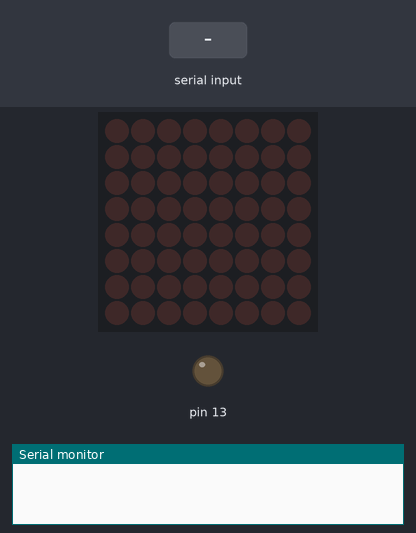
A sketch run on a simulated Arduino Uno, built with avr-gcc and run on an emulated ATmega328P. Shown: 8×8 LED matrix, output pins drawn as LEDs (lit = HIGH), the last lines printed to the serial monitor. The inputs (shaded band) are chosen by the test bench.

Above: at 1.2 s.
1.3 s: "A" received over Serial
At 1.6 s:
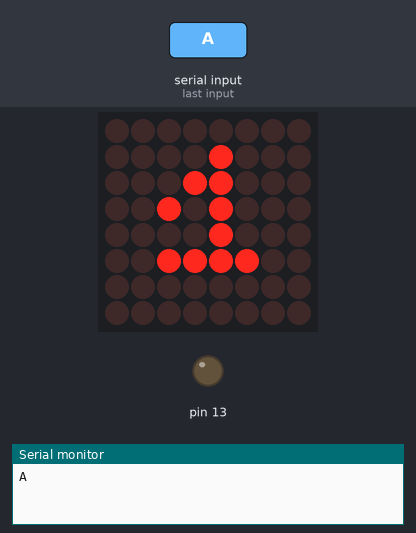
2.8 s: "B" received over Serial
At 3.9 s:
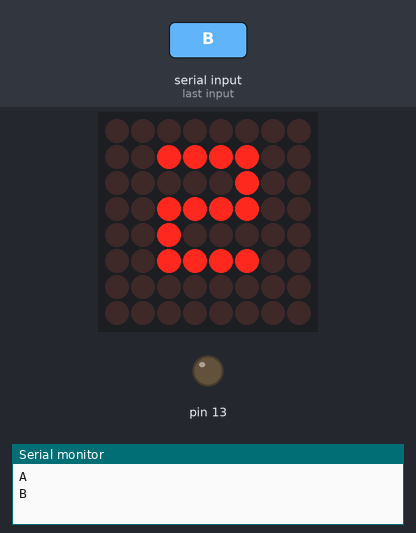
4.3 s: "C" received over Serial
At 5.0 s:
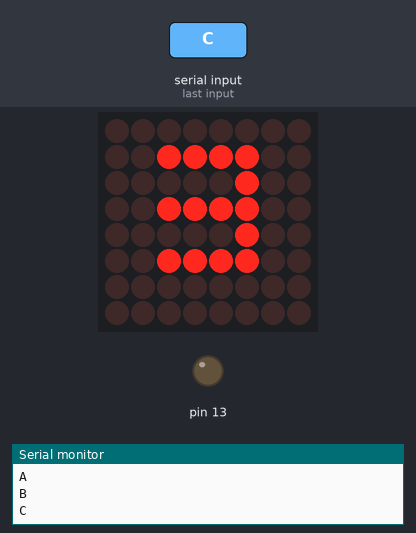
5.8 s: "D" received over Serial
At 6.2 s:
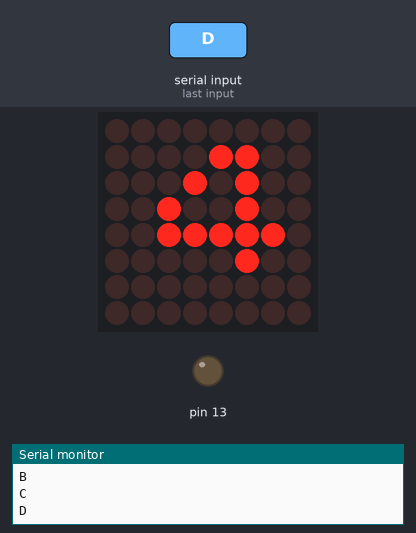
7.3 s: "E" received over Serial
At 8.5 s:
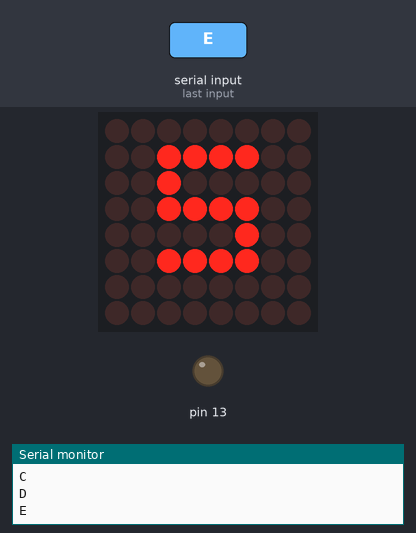
8.8 s: "F" received over Serial
At 9.7 s:
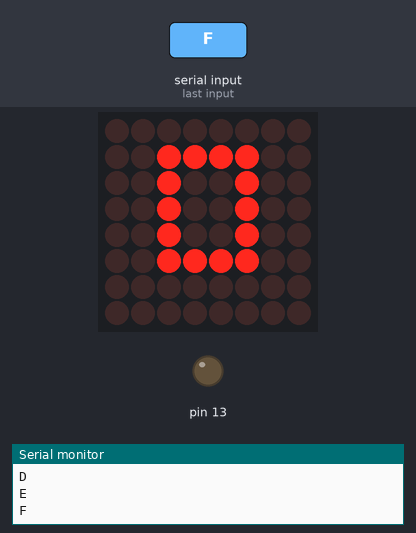
Timing chart, 0 to 11.3 s (numbered marks = the images above; inputs shaded):
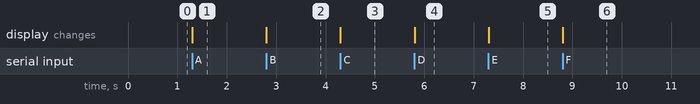

Measured:
- after the input at 1.3 s, the display: changes at once (image 1)
- after the input at 2.8 s, the display: changes at once (image 2)
- after the input at 4.3 s, the display: changes at once (image 3)
- after the input at 5.8 s, the display: changes at once (image 4)
- after the input at 7.3 s, the display: changes at once (image 5)
- after the input at 8.8 s, the display: changes at once (image 6)

The sketch:

numeros_inteligentes.ino
```cpp
// Incluye la biblioteca LedControl
#include "LedControl.h"

// Declara un objeto LedControl para trabajar con la matriz de LEDs
LedControl lc = LedControl(12, 11, 10, 1);

// Arreglos de números del 0 al 9 (longitud 8)
byte number0[8] = {
  B00000000,
  B00111100,
  B00100100,
  B00100100,
  B00100100,
  B00111100,
  B00000000,
  B00000000
};
byte number1[8] = {
  B00000000,
  B00001000,
  B00011000,
  B00101000,
  B00001000,
  B00111100,
  B00000000,
  B00000000
};

byte number2[8] = {
  B00000000,
  B00111100,
  B00000100,
  B00111100,
  B00100000,
  B00111100,
  B00000000,
  B00000000
};

byte number3[8] = {
  B00000000,
  B00111100,
  B00000100,
  B00111100,
  B00000100,
  B00111100,
  B00000000,
  B00000000
};

byte number4[8] = {
  B00000000,
  B00001100,
  B00010100,
  B00100100,
  B00111110,
  B00000100,
  B00000000,
  B00000000
};

byte number5[8] = {
  B00000000,
  B00111100,
  B00100000,
  B00111100,
  B00000100,
  B00111100,
  B00000000,
  B00000000
};

byte number6[8] = {
  B00000000,
  B00111100,
  B00100000,
  B00111100,
  B00100100,
  B00111100,
  B00000000,
  B00000000
};

byte number7[8] = {
  B00000000,
  B00111100,
  B00000100,
  B00001000,
  B00010000,
  B00010000,
  B00000000,
  B00000000
};

byte number8[8] = {
  B00000000,
  B00111100,
  B00100100,
  B00111100,
  B00100100,
  B00111100,
  B00000000,
  B00000000
};

byte number9[8] = {
  B00000000,
  B00111100,
  B00100100,
  B00111100,
  B00000100,
  B00111100,
  B00000000,
  B00000000
};

void setup() {
  pinMode(13, OUTPUT);
  digitalWrite(13, LOW);
  // Configuración inicial
  Serial.begin(9600);
  lc.shutdown(0, false);  // Despierta la matriz de LEDs
  lc.setIntensity(0, 8);  // Establece la intensidad de brillo
  lc.clearDisplay(0);     // Borra la pantalla
}

void showNumberOnMatrix(int number) {
  // Verifica si el número es válido (del 1 al 9)
  if (number >= 0 && number <= 9) {
    byte* numberArray = nullptr;

    // Asigna el arreglo correspondiente al número
    switch (number) {
      case 0:
        numberArray = number0;
        break;
      case 1:
        numberArray = number1;
        break;
      case 2:
        numberArray = number2;
        break;
      case 3:
        numberArray = number3;
        break;
      case 4:
        numberArray = number4;
        break;
      case 5:
        numberArray = number5;
        break;
      case 6:
        numberArray = number6;
        break;
      case 7:
        numberArray = number7;
        break;
      case 8:
        numberArray = number8;
        break;
      case 9:
        numberArray = number9;
        break;
    }

    // Muestra el número en la matriz de LEDs
    for (int i = 0; i < 8; i++) {
      lc.setRow(0, i, numberArray[i]);
      //delay(delaytime);
    }
  }
}

void loop() {
  // Lee los datos enviados desde Python a través del puerto serial
  if (Serial.available() > 0) {
    char number = Serial.read();
    if (number == 'A') {
      showNumberOnMatrix(1);
    }
    if (number == 'B') {

      showNumberOnMatrix(2);
    }
    if (number == 'C') {

      showNumberOnMatrix(3);
    }
    if (number == 'D') {

      showNumberOnMatrix(4);
    }
    if (number == 'E') {

      showNumberOnMatrix(5);
    }
    if (number == 'F') {
      digitalWrite(13, 0);

      // Muestra la cantidad de dedos en la matriz de LEDs
      showNumberOnMatrix(0);
    }
    Serial.println(number);
  }
}
```
